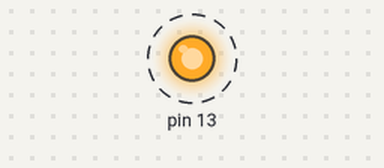
Simulated run of this sketch. Board: Arduino Uno, built with avr-gcc and run on an emulated ATmega328P. Parts: output pins drawn as LEDs (lit = HIGH). Dashed ring = blinking.

Above: at 0.7 s.
Timing chart, 0 to 4.6 s (numbered marks = the images above):
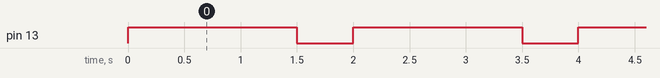

The sketch:

blink_tweak.ino
```cpp
void setup() {
  // initialize digital pin LED_BUILTIN as an output.
  pinMode(13, OUTPUT);
}

// the loop function runs over and over again forever
void loop() {
  digitalWrite(13, HIGH);  // change state of the LED by setting the pin to the HIGH voltage level
  delay(1500);                      // wait for a second
  digitalWrite(13, LOW);   // change state of the LED by setting the pin to the LOW voltage level
  delay(500);                      // wait for a second
}
```

Measured:
- by itself, pin 13: alternates HIGH for 1.5 s and LOW for 0.50 s
